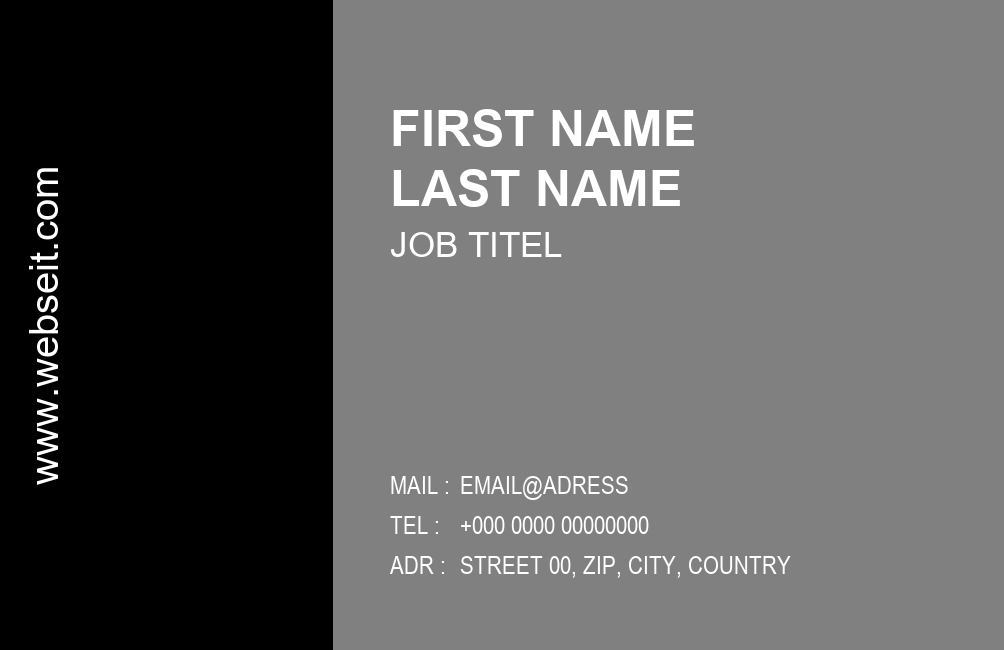

Python code for this plot:
from PIL import ImageFont
from PIL import ImageDraw
from PIL import Image 
import PIL
import os 


#---------------------- welcome message and instructions ----------#
print("Hello !")
print("welcome to BCG the Bussinies card generator")
print(" ")
print(" ")
print(" ")
print("pleas chose your color like this : red, orange, yellow, green, blue, violet ")
print(" ")
print(" ")
print(" ")

#-------------- let user choose colors --------------------#

#get user input
tcolor = input('Enter text color : ')
bgcolor = input('Enter main color : ')
fgcolor = input('Enter accent color : ')

#-------------- create background ----------------------------#
#creat white backgrund image
baseX, baseY = 1004, 650 # w x h in pixel
bg = Image.new('RGB', (baseX, baseY), (bgcolor)) # color
draw = ImageDraw.Draw(bg)

#creat accent image
topX, topY = 333, 650 # w x h in pixel
top = Image.new('RGB', (topX, topY), (fgcolor)) # color
draw = ImageDraw.Draw(top)

#add accent on top
bg.paste(top)

#save background
bg.save('BASE.png')

#close image
bg.close()

#-------------- write user input on background ----------------------------#

#open image
img = Image.open('BASE.png')

#defines imagedraw
draw = ImageDraw.Draw(img)


#set font big
bigfont = ImageFont.truetype(r'C:\Windows\Fonts\arialbd.ttf', 50)

#set font midle
middlefont = ImageFont.truetype(r'C:\Windows\Fonts\arial.ttf', 35)

#set font samll text
font = ImageFont.truetype(r'C:\Windows\Fonts\ARIALN.TTF', 25)

#get user input
fname = input('Enter your first name : ')
lname = input('Enter your Last name : ')
job = input('Job Titel : ')
mail = input('Enter your E-Mail adress : ')
phone = input('Enter your Telephone number : ')
adr = input('Enter your adress : ')

#draw text on image
draw.text((390, 100),(fname),(tcolor),font=bigfont)
draw.text((390, 160),(lname),(tcolor),font=bigfont)
draw.text((390, 225),(job),(tcolor),font=middlefont)
draw.text((390, 470),('MAIL : '),(tcolor),font=font)
draw.text((460, 470),(mail),(tcolor),font=font)
draw.text((390, 510),('TEL : '),(tcolor),font=font)
draw.text((460, 510),(phone),(tcolor),font=font)
draw.text((390, 550),('ADR : '),(tcolor),font=font)
draw.text((460, 550),(adr),(tcolor),font=font)

#save background with text
img.save('BASE_edited.png')

#close image
img.close()

#-------------- open background , roatte write url, rotate back ----------------------------#

#open image
img1 = Image.open('BASE_edited.png')

#rotate image 90 
img1 = img1.rotate(-90, PIL.Image.NEAREST, expand = 1)

#defines imagedraw
draw1 = ImageDraw.Draw(img1)

#set font
urlfont = ImageFont.truetype(r'C:\Windows\Fonts\arial.ttf', 40)

#text position
bounding_box = [650, 80, 0, 0]
x1, y1, x2, y2 = bounding_box  # For easy readin

#get user input for url#
url = input('Enter your website adress : ')
urltext = url

#get text size
w, h = draw.textsize(urltext, font=urlfont)

#calculate middle of bg image for text position
x = (x2 - x1 - w)/2 + x1
y = (y2 - y1 - h)/2 + y1

#write user input on imeage
draw1.text((x, y),(urltext), (tcolor),font=urlfont)

img1 = img1.rotate(90, PIL.Image.NEAREST, expand = 1)


#-------------- delet temp files ----------------------------#

#delete file
os.remove('BASE.png')

#delete file
os.remove('BASE_edited.png')

#-------------- show an save bussines card ----------------------------#

#save image#
img1.show()
img1.save('BCG.png')